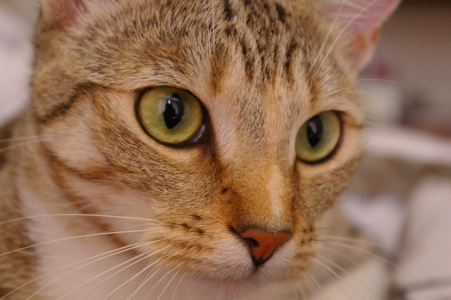
#> input picture skimage.data.chelsea(), 451 x 300 px
$ jupyter execute Prac04-Filtros.ipynb   (shell and % lines are left out)
#> lines starting #> are read from the running program, lines starting #| are printed output that depends on the picture
# **Práctica 4: Convolución y filtros**

Este cuaderno desarrolla contenidos prácticos de la asignatura **Visión artificial** del Grado en Ciencia e Ingeniería de Datos.

***

# Convolución

La operación de convolución es un concepto fundamental en el campo del procesamiento de señales e imágenes, incluyendo el aprendizaje profundo. La convolución es por tanto una herramienta esencial en diversas disciplinas, desde el procesamiento de imágenes hasta la inteligencia artificial.

La convolución es un proceso que combina dos funciones para crear una tercera que representa cómo una de las funciones modifica la otra. En el contexto del procesamiento de señales, la convolución se utiliza para analizar cómo una señal responde a otra, y en el ámbito de la visión por computador y las redes neuronales convolucionales, la operación de convolución se aplica para extraer características clave de las imágenes.

La convolución es una operación fundamental en la identificación de patrones, detección de características relevantes y reducción de la dimensionalidad de datos, lo cual es crucial para el éxito de muchas aplicaciones modernas, como reconocimiento de objetos, segmentación de imágenes y procesamiento de lenguaje natural. Comprender los principios detrás de la operación de convolución es esencial para aquellos involucrados en campos como la informática, la ingeniería de señales y la inteligencia artificial, ya que sienta las bases para abordar problemas complejos y aprovechar al máximo las capacidades de los modelos computacionales.

Matemáticamente la convolución se define como:

$
g(x) = f(x) * h(x) = \int_{-\infty}^{\infty} f(\tau) \cdot h(x - \tau) \, d \tau
$

que de forma discreta se corresponde con

$
g[i] = (f * h)[i] = \sum_{n = 0}^{N -1} f[n] \cdot h[i - n]
$

De forma práctica se implementaría tal y como sigue.

[cell 1]
import numpy as np
import skimage
import matplotlib.pyplot as plt
import scipy

f = (1, 2, 0, 7, 5)
h = (2, 3, 4)

g = np.convolve(f, h)

print(g)

0 0 1 2 0 7 5 0 0

4 3 2

g[0]= 0*4 + 0*3 + 1*2 = 2;

g[1]= 3*1 + 2*2 = 7;

g[2]= 4*1 + 3*2 + 2*0 = 10;

g[3]= 4*2 + 7*2 = 22;

g[4]= 7*3 + 5*2 = 31;

g[5]= 7*4 + 5*3 = 43;

g[6]= 5*4 = 20;

[ 2  7 10 22 31 43 20]

En este caso, se rellenan los bordes con ceros. En caso de solamente necesitar aquella parte válida:

[cell 2]
np.convolve(f, h, mode="valid")

VALID:
len(g)=len(f)-len(h)+1
len(g)=5-3+1=3

SAME:
len(g)=len(f)
len(g)=5

FULL:
len(g)=len(f)+len(h) -1
len(g)=5+3-1=7

La implementación rellenando con ceros sería similar a la siguiente función:

[cell 3]
def convolution(f, h):
    # Tamaño de las señales
#> called with f = (1, 2, 0, 7, 5), h = (2, 3, 4)
    M = len(f) #5
    N = len(h) #3

    # Tamaño de la señal resultante
    conv = np.zeros(M + N - 1) #7 [0 0 0 0 0 0 0]

    for i in range(M + N - 1):
        for k in range(max(0, i - N + 1), min(M, i + 1)):
            conv[i] += f[k] * h[i - k]

    return conv


convolution(f, h)

Analiza el código anterior e intenta comprender su funcionamiento.

Otra forma de verlo sería con el código siguiente:

[cell 4]
len_h = len(h)
fill_len = len(h)-1

f_zeros = np.concatenate([np.zeros(fill_len), f, np.zeros(fill_len)])
print(f"f_zeros: {f_zeros}")

h_reversed = np.flip(h)
print(f"h_reversed: {h_reversed}")

for i in range(0, len(f_zeros) - fill_len):
    acum = 0
    for j in range(0, len(h)):
        acum += f_zeros[i+j] * h_reversed[j]

    print(f"g[{i}] = {acum}")

La convolución en el dominio bidimensional (2D) es una extensión natural de la convolución en el dominio unidimensional (1D).

[cell 5]
def convolution_2d(image, kernel):
    kernel = np.flipud(np.fliplr(kernel))

    # Obtener las dimensiones de la imagen y el kernel
    image_height, image_width = image.shape
    kernel_height, kernel_width = kernel.shape

    # Calcular las dimensiones del resultado de la convolución (parte válida)
    output_height = image_height - kernel_height + 1
    output_width = image_width - kernel_width + 1

    # Inicializar la matriz de salida
    output = np.zeros((output_height, output_width))

    # Realizar la convolución
    for y in range(output_height):
        for x in range(output_width):
            output[y, x] = np.sum(image[y:y+kernel_height, x:x+kernel_width] * kernel)

    return output

[cell 6]
cat = skimage.data.chelsea()
#> cat is the input picture: shape (300, 451, 3); mean R, G, B 147.7, 111.4, 86.8
cat_gray = skimage.color.rgb2gray(cat)
plt.imshow(cat_gray, cmap="gray")
plt.show()

#OPERADOR DE BORDES

kernel = np.array([[1, 1, 1], [0, 0, 0], [-1, -1, -1]])
cat_edges = convolution_2d(cat_gray, kernel)
#> after the loop in convolution_2d, `for y in range(output_height):`:
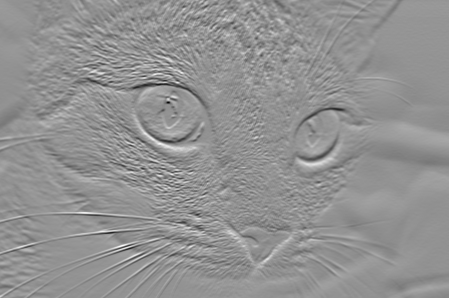
#> output: shape (298, 449) float64; min -1.34, max 1, mean 0.00243; drawn with min black and max white
plt.imshow(cat_edges, cmap="gray")
plt.show()

La función `skimage.color.rgb2gray` convierte la imagen a flotante en escala [0, 1]

[cell 7]
print(cat_gray.dtype)
#| float64
plt.imshow(cat_gray, cmap="gray")
plt.colorbar()
plt.show()
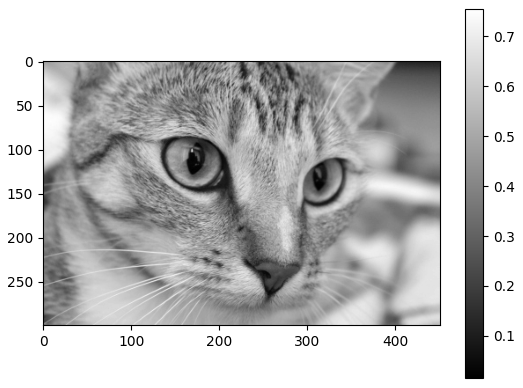
#> figure drawn by matplotlib, 2 panels

El kernel utilizado sirve para calcular los bordes en sentido vertical.

Se puede verificar que el resultado coincide con la función de la biblioteca scipy:

[cell 8]
cat_edges_scipy = scipy.signal.convolve2d(cat_gray, kernel, mode="valid")
np.allclose(cat_edges, cat_edges_scipy)
#> Out = True

# Suavizado

> Realiza la convolución para obtener una versión suavizada de la imagen, donde cada píxel se sustituya por la medida en una vecindad de tamaño 15x15. Recuerda normalizar el kernel (que la suma de sus elementos sea 1) para no alterar el tamaño de la imagen.

[cell 9]
kernel_size=15
kernel=np.ones((kernel_size,kernel_size))
#Normalizamos el kernel
normalized_kernel = kernel / np.sum(kernel)
cat_bordes = convolution_2d(cat_gray, normalized_kernel)
#> after the loop in convolution_2d (call 2), `for y in range(output_height):`:
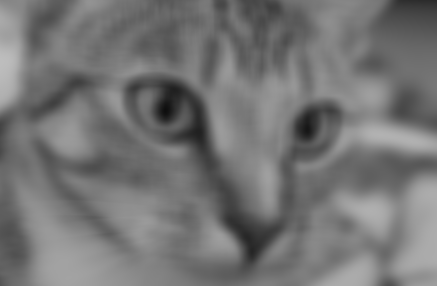
#> output: shape (286, 437) float64; min 0.0565, max 0.744, mean 0.459
plt.imshow(cat_bordes, cmap="gray")
plt.show()

#CUANTO MAYOR ES LA DIMESNION DEL KERNEL, MÁS SUAVIZADA

El suavizado con una función gaussiana sería similar y se puede realizar directamente con una función de biblioteca:

[cell 10]
# desviación estándar de la distribución Gaussiana
sigma = 5

# Calcula la convolución de la imagen con un kernel Gaussiano
cat_blur = scipy.ndimage.gaussian_filter(cat_gray, (sigma,sigma))
plt.imshow(cat_gray, cmap="gray")
plt.colorbar()
plt.show()
plt.imshow(cat_blur, cmap="gray")
plt.colorbar()
plt.show()

# Afilado

El afilado, o sharpening en inglés, es un proceso utilizado en el procesamiento de imágenes para resaltar los bordes y mejorar la nitidez aparente de los detalles. Este procedimiento busca realzar los contrastes locales en una imagen, haciendo que los límites entre regiones sean más distintivos.

Una de las opciones es el llamado algoritmo Unsharp masking, que consisten en realizar la siguiente operación sobre una imagen:

sharpened = original + (original − blurred) × amount

> Implementa esta operación sobre la imagen `http://www.atc.uniovi.es/grado/3va/prac/eye.png`

> Para cada canal de la imagen en color...
>
> Realiza una conversión a formato real en el rango [0, 1] (división del canal entre 255.0)
>
> Aplica `scipy.ndimage.gaussian_filter` sobre el resultado con sigma valor 5
>
> Realiza la operación `channel + (channel - blur) * strength` con strength valor 1.5. Se debe evitar que el resultado se salga del rango de representación.
>
> Devuelve el canal al rango [0, 255] (multiplicación por 255) y convierte a `np.uint8`

[cell 11]
import cv2
img = skimage.io.imread('eye.jpg')
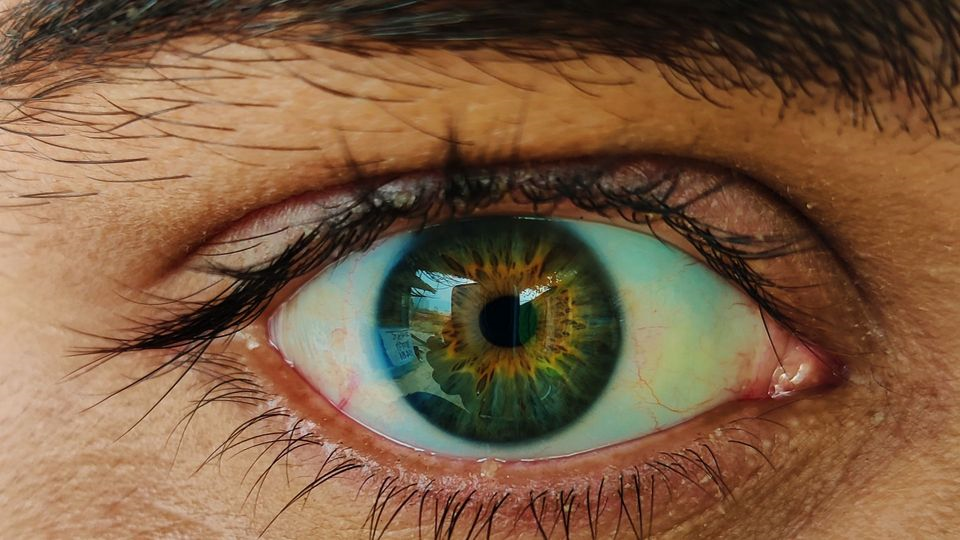
#> input picture eye.jpg, 960 x 540 px
#> img is the input picture: shape (540, 960, 3); mean R, G, B 125.1, 93.8, 66.6
plt.imshow(img)
plt.show()

[cell 12]
def afilado(img, strength=1.5):
#> called with strength = 1.5
    if img.ndim == 2:
        # Convertir a formato real en el rango [0, 1]
        img = img / 255.0
        # Desviación estándar de la distribución Gaussiana
        sigma = 5
        # Calcula la convolución de la imagen con un kernel Gaussiano
        blurred_image = scipy.ndimage.gaussian_filter(img, sigma)
        # Operación de Unsharp Masking para cada canal
        sharpened_image = img + (img - blurred_image) * strength
        # Asegurar que el resultado esté en el rango [0, 1]
        sharpened_image = np.clip(sharpened_image, 0, 1)
        # Devolver la imagen al rango [0, 255] y convertir a np.uint8
        sharpened_image = (sharpened_image * 255).astype(np.uint8)

    elif img.ndim == 3:
        for i in range(img.shape[-1]):
            # Convertir a formato real en el rango [0, 1]
            channel = img[:, :, i] / 255.0
            # Desviación estándar de la distribución Gaussiana
            sigma = 5
            # Calcula la convolución de la imagen con un kernel Gaussiano
            blurred_channel = scipy.ndimage.gaussian_filter(channel, sigma)
            # Operación de Unsharp Masking para cada canal
            sharpened_channel = channel + (channel - blurred_channel) * strength
            # Asegurar que el resultado esté en el rango [0, 1]
            sharpened_channel = np.clip(sharpened_channel, 0, 1)
            # Devolver el canal al rango [0, 255] y convertir a np.uint8
            img[:, :, i] = (sharpened_channel * 255).astype(np.uint8)
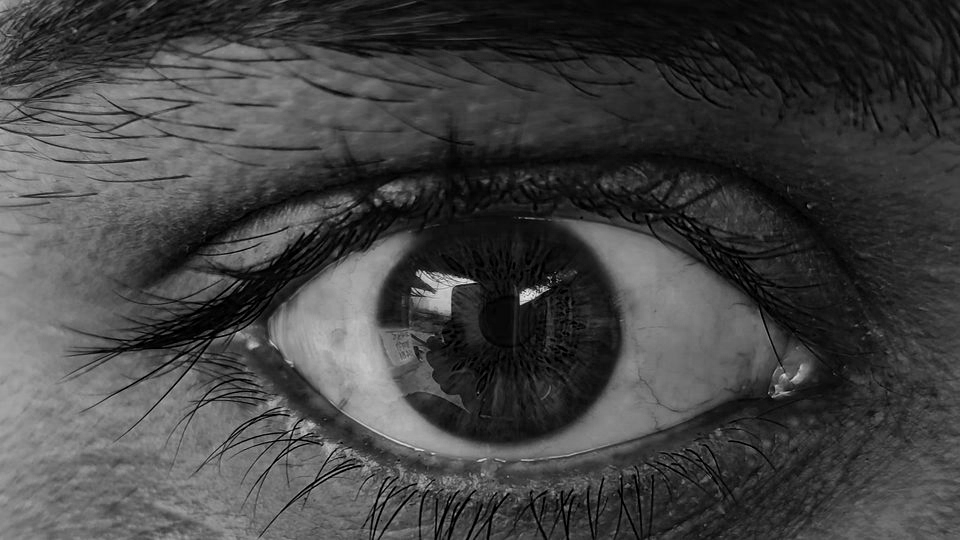
#> channel: shape (540, 960) float64; min 0, max 0.949, mean 0.261
    return img


# Visualizar la imagen original y la imagen afilada
plt.figure(figsize=(12, 6))

plt.subplot(1, 2, 1)
plt.imshow(img)
plt.title('Imagen Original')
sharpened_image=afilado(img)
plt.subplot(1, 2, 2)
plt.imshow(sharpened_image)
plt.title('Imagen Afilada')

plt.show()

La operación anterior se podría aproximar usando un kernel similar al siguiente:

$
\begin{bmatrix}
0 & -1 & 0 \\
-1 & 5 & -1 \\
0 & -1 & 0 \\
\end{bmatrix}
$

> Realiza el afilado de la imagen usando ese kernel y la función `convolution_2d`

[cell 13]
cv2.cvtColor(img, cv2.COLOR_RGB2GRAY)
img = skimage.io.imread('eye.jpg')

# Kernel de afilado
kernel = np.array([[0, -1, 0], [-1, 5, -1], [0, -1, 0]])

img_res=[]
for i in range(img.shape[-1]):
    # Convertir a formato real en el rango [0, 1]
    channel = img[:, :, i] / 255.0
    result = convolution_2d(channel, kernel) *255
    result = np.clip(result, 0, 255).astype(np.uint8)
    img_res.append(result)
#> after the loop, img_res = 3 items
img_res=np.stack(img_res,axis=2)
# Visualizar la imagen original y la imagen afilada
plt.figure(figsize=(12, 6))
plt.subplot(1, 2, 1)
plt.imshow(img)
plt.title('Imagen Original')
plt.subplot(1, 2, 2)
plt.imshow(img_res)
plt.title('Imagen Afilada')
plt.show()

# Gradiente

La misma función permite calcular la convolución con el operador FDoG (derivada de la Gaussiana).

[cell 14]
sigma = 3 # standard deviation

# Calcula la convolución de la imagen con la derivada del kernel Gaussiano en x
imx = scipy.ndimage.gaussian_filter(cat_gray, (sigma,sigma), (0,1))
# Calcula la convolución de la imagen con la derivada del kernel Gaussiano en y
imy = scipy.ndimage.gaussian_filter(cat_gray, (sigma,sigma), (1,0))
# Calcula la magnitud del gradiente
magnitude = np.sqrt(imx**2+imy**2)

# muestra el gradiente en x e y, y la magnitud del gradiente
plt.figure(figsize=(15,10))
plt.subplot(1,3,1)
plt.imshow(imx, cmap="gray")
plt.subplot(1,3,2)
plt.imshow(imy, cmap="gray")
plt.subplot(1,3,3)
plt.imshow(np.sqrt(imx**2+imy**2), cmap="gray")
plt.show()

# Laplaciano

El operador Laplaciano es un operador diferencial utilizado en el procesamiento de imágenes para resaltar las regiones donde la intensidad varía rápidamente, como los bordes. Este operador es especialmente útil para detectar discontinuidades en una imagen.

$
\begin{bmatrix}
0 & 1 & 0 \\
1 & -4 & 1 \\
0 & 1 & 0 \\
\end{bmatrix}
$

Este kernel suma los valores de los píxeles vecinos y resta 4 veces el valor del píxel central, dando como resultado la segunda derivada de la intensidad de la imagen. Esta operación resalta las regiones donde la intensidad varía rápidamente, lo que suele ocurrir en los bordes de los objetos en la imagen.

[cell 15]
sigma = 3 # standard deviation
result = scipy.ndimage.gaussian_laplace(cat_gray, (sigma,sigma))
plt.imshow(result, cmap="gray")

# Imágenes híbridas

El filtrado paso bajo y el filtrado paso alto son técnicas comunes en procesamiento de imágenes utilizadas para resaltar o atenuar diferentes componentes de la imagen en función de sus frecuencias.

El filtrado paso bajo se refiere a la técnica de resaltar las componentes de baja frecuencia de una imagen y atenuar o eliminar las componentes de alta frecuencia. Esto se logra mediante el uso de un filtro que deja pasar las frecuencias bajas y atenúa las frecuencias altas. En este caso se aplica una operación de convolución entre la imagen original y el núcleo (kernel) del filtro paso bajo, comúnmente un filtro gaussiano. La convolución da como resultado una nueva imagen donde las frecuencias altas han sido atenuadas, resaltando así las características de baja frecuencia. El filtrado paso bajo es utilizado para suavizar la imagen, eliminando detalles finos o ruido.

El filtrado paso alto, por otro lado, resalta las componentes de alta frecuencia de una imagen mientras atenúa las componentes de baja frecuencia. El filtro más comúnmente utilizado para el filtrado paso alto es el filtro de realce de bordes, como el filtro Laplaciano. Se aplica una operación de convolución entre la imagen original y el kernel del filtro paso alto, como el filtro Laplaciano. La convolución da como resultado una nueva imagen donde las frecuencias bajas (detalles grandes y suaves) han sido atenuadas, destacando así las características de alta frecuencia, como bordes y detalles finos. El filtrado paso alto es utilizado para resaltar los bordes y detalles finos en una imagen. También se usa para la detección de características, donde puede ser utilizado para detectar características específicas en una imagen.

Ambas técnicas, filtrado paso bajo y paso alto, se utilizan en conjunto en la creación de [imágenes híbridas](https://en.wikipedia.org/wiki/Hybrid_image), donde la imagen final combina las características de baja y alta frecuencia de dos imágenes diferentes. La idea principal es que al ver la imagen de cerca, predominen las características de alta frecuencia, mientras que al verla desde lejos, predominen las características de baja frecuencia.

> Busca dos imágenes que desees combinar y asegúrate de que tengan el mismo tamaño. Esto es crucial para garantizar una combinación adecuada.

> Realiza una alineación manual de las dos imágenes. Puedes utilizar software de edición de imágenes para superponerlas y ajustar la posición y la rotación hasta que estén alineadas de manera satisfactoria. Es importante que las características clave en ambas imágenes coincidan.
>
> Convierte ambas imágenes a escala de grises si no lo están.

> Aplica un filtro paso bajo (por ejemplo, un filtro gaussiano) a una de las imágenes para obtener la versión de baja frecuencia. Puedes usar la función `gaussian_filter` de la biblioteca `scipy.ndimage`.

> Aplica un filtro paso alto a la otra.

> Suma la imagen de baja frecuencia con la imagen de alta frecuencia. Asegúrate de que los valores de los píxeles estén en el rango adecuado (por ejemplo, 0 a 255).

> Visualiza ambas imágenes desde cerca y desde lejos. Al ver la imagen desde cerca, deberías notar principalmente las características de alta frecuencia (detalles finos, bordes). Al ver la imagen desde lejos, deberías notar principalmente las características de baja frecuencia (formas generales, suavizado).

> Ajusta la intensidad del filtrado paso bajo y alto según tus preferencias para lograr el efecto deseado. Experimenta con diferentes pares de imágenes para obtener resultados interesantes.

Recuerda que el éxito de la creación de imágenes híbridas a menudo depende de la elección de las imágenes de partida y de cómo se ajustan los parámetros de filtrado.

[cell 16]
img1 = cv2.imread('angelina.jpg')
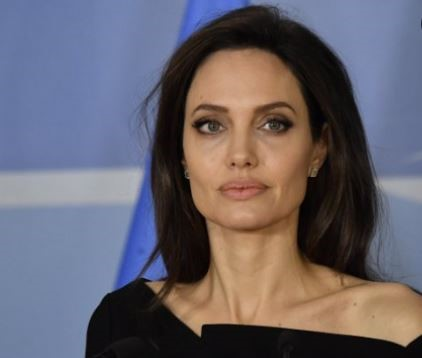
#> input picture angelina.JPG, 422 x 358 px, found by its file name
#> img1 is the input picture: shape (358, 422, 3); mean B, G, R 107.7, 98.5, 103.4
img1 = cv2.cvtColor(img1, cv2.COLOR_RGB2GRAY)
#> img1: shape (358, 422)

img2 = cv2.imread('brad.jpg')
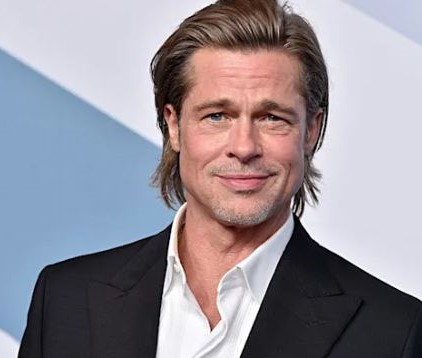
#> input picture brad.JPG, 422 x 358 px, found by its file name
#> img2 is the input picture: shape (358, 422, 3); mean B, G, R 152.6, 144, 149.7
img2 = cv2.cvtColor(img2, cv2.COLOR_RGB2GRAY)
#> img2: shape (358, 422)

print(img1.shape)
#| (358, 422)
print(img2.shape)
#| (358, 422)

plt.figure(figsize=(12, 6))

plt.subplot(1, 2, 1)
plt.imshow(img1, cmap="gray")
plt.title('Imagen 1')

plt.subplot(1, 2, 2)
plt.imshow(img2, cmap="gray")
plt.title('Imagen 2')

plt.show()

#PASO BAJO: GAUSSIANDA--SUAVIZADA

#PASO ALTO: (ORIGINAL-SUAVIZADA)-CONVOLUCIÓN

[cell 17]
#PASO BAJO
sigma=5
img1_gaus = scipy.ndimage.gaussian_filter(img1, (sigma,sigma))
plt.imshow(img1_gaus, cmap="gray")
plt.show()

[cell 18]
def paso_alto(img):
    if img.ndim == 2:
        # Convertir a formato real en el rango [0, 1]
        img = img / 255.0
#> img: shape (358, 422) float64
        # Desviación estándar de la distribución Gaussiana
        sigma = 1
        # Calcula la convolución de la imagen con un kernel Gaussiano
        blurred_image = scipy.ndimage.gaussian_filter(img, sigma)
        # Operación de Unsharp Masking para cada canal
        sharpened_image =(img - blurred_image)
        # Asegurar que el resultado esté en el rango [0, 1]
        sharpened_image = np.clip(sharpened_image, 0, 1)
        # Devolver la imagen al rango [0, 255] y convertir a np.uint8
        sharpened_image = (sharpened_image * 255).astype(np.uint8)
        return sharpened_image
    elif img.ndim == 3:
        for i in range(img.shape[-1]):
            # Convertir a formato real en el rango [0, 1]
            channel = img[:, :, i] / 255.0
            # Desviación estándar de la distribución Gaussiana
            sigma = 1
            # Calcula la convolución de la imagen con un kernel Gaussiano
            blurred_channel = scipy.ndimage.gaussian_filter(channel, sigma)
            # Operación de Unsharp Masking para cada canal
            sharpened_channel =  (channel - blurred_channel)
            # Asegurar que el resultado esté en el rango [0, 1]
            sharpened_channel = np.clip(sharpened_channel, 0, 1)
            # Devolver el canal al rango [0, 255] y convertir a np.uint8
            img[:, :, i] = (sharpened_channel * 255).astype(np.uint8)
    return img

[cell 19]
#PASO ALTO:

img2_paso_alto =paso_alto(img2)
plt.imshow(img2_paso_alto, cmap="gray")

[cell 20]
img1_gaus=img1_gaus/255.0
img2_paso_alto=img2_paso_alto/255.0
parametro1=0.14
parametro2=0.86
img3 = img1_gaus*parametro1 + img2_paso_alto*parametro2
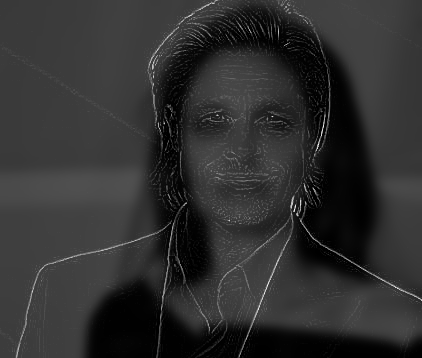
#> img3: shape (358, 422) float64; min 0.00439, max 0.296, mean 0.0593; drawn with min black and max white
img3=np.clip(img3,0,1)
(img3*255).astype(np.uint8)
plt.imshow(img3, cmap="gray")

[cell 21]
img1_gaus=img1_gaus.astype(float)
img2_paso_alto=img2_paso_alto.astype(float)
parametro1=0.14
parametro2=0.86
img3 = img1_gaus*parametro1 + img2_paso_alto*parametro2
print(img3)
#> (printed output is left out)
img3=img3/255.0
img3=(img3*255).astype(np.uint8)
#> img3: shape (358, 422); every value is 0
plt.imshow(img3, cmap="gray")
#DIVIDIR ENTRE 255.0 CONVERSIONA A NUMERO REAL
#DESPUES LO MULTIPLICO A 255 Y LO PASO A UNIT8

[cell 22]
#PASO BAJO
sigma=5
img2_gaus = scipy.ndimage.gaussian_filter(img2, (sigma,sigma))
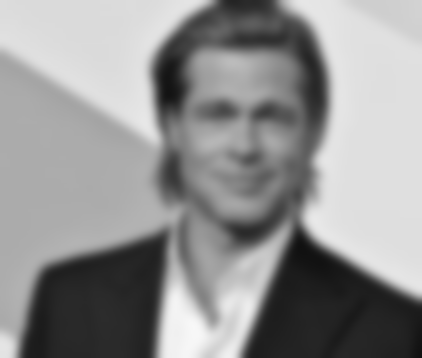
#> img2_gaus: shape (358, 422); min 16, max 248, mean 146.4
plt.imshow(img2_gaus, cmap="gray")
plt.show()

#PASO ALTO
sigma =2# standard deviation
img1_paso_alto = paso_alto(img1)
#> in paso_alto (call 2), `sharpened_image = np.clip(sharpened_image, 0, 1)`:
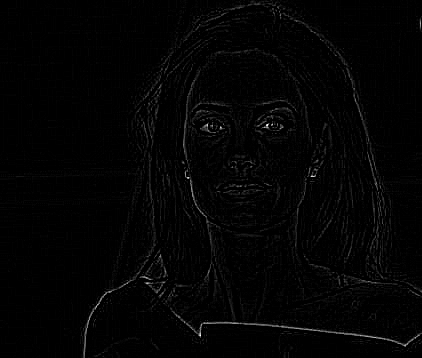
#> sharpened_image: shape (358, 422) float64; min 0, max 0.146, mean 0.00223; drawn with min black and max white
plt.imshow(img1_paso_alto, cmap="gray")
plt.show()

#MIXED


img1_gaus=img1_gaus.astype(float)
img2_paso_alto=img2_paso_alto.astype(float)
parametro1=0.2
parametro2=0.8
img3 = img2_gaus*parametro1 + img1_paso_alto*parametro2
print(img3)
#> (printed output is left out)
img3=img3/255.0
img3=(img3*255).astype(np.uint8)
plt.imshow(img3, cmap="gray")
#DIVIDIR ENTRE 255.0 CONVERSIONA A NUMERO REAL
#DESPUES LO MULTIPLICO A 255 Y LO PASO A UNIT8
